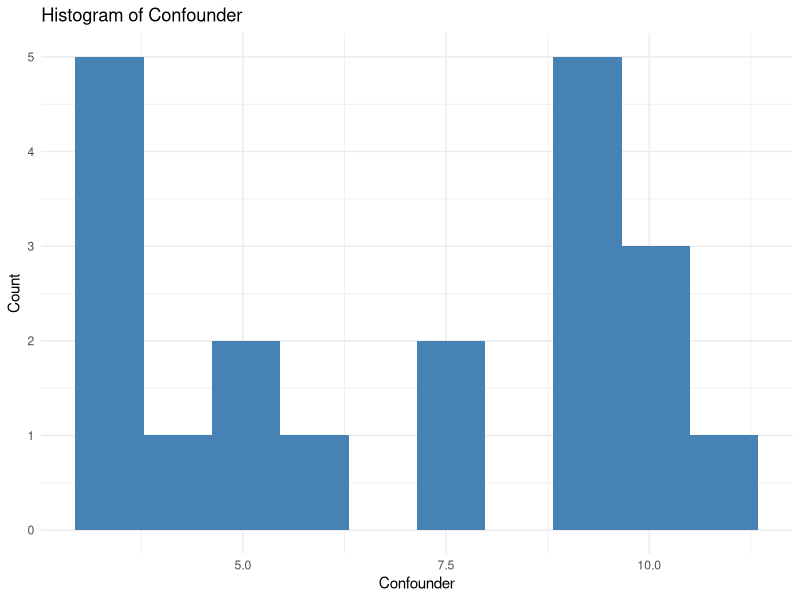
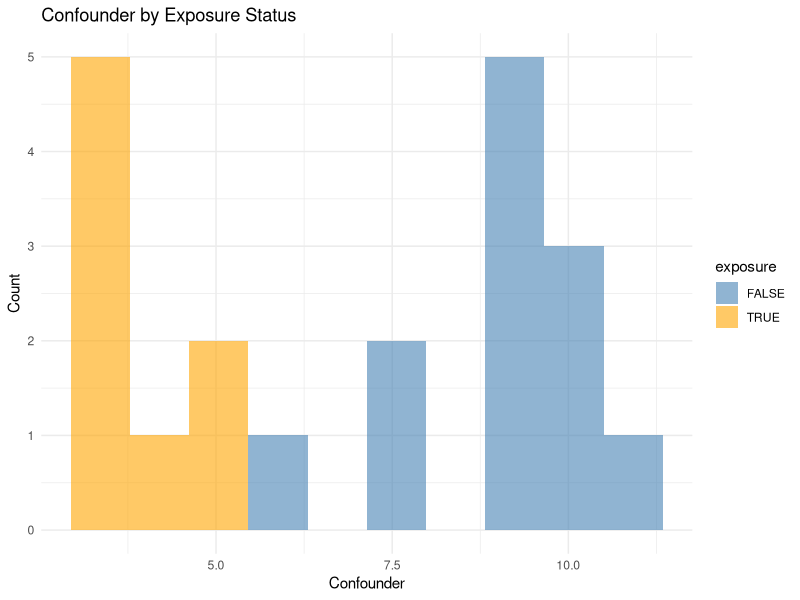

Write the R code that produced these figures, in order.
## ---- chunk 1
#### libraries 
library(ggplot2)
library(tidyverse)
library(dplyr)
library(knitr)
## ---- chunk 2
set.seed(123)

##set number of row 
n <- 20

#create exposure
exposure <- sample(c(TRUE, FALSE), size = n, replace = TRUE, prob = c(0.4, 0.6))

#create outcome
outcome <- sample(c(TRUE, FALSE), size = n, replace = TRUE, prob = c(0.7, 0.3))

#create confounder based on exposure status
confounder <- ifelse(
  exposure,
  rnorm(sum(exposure), mean = 5, sd = 2),
  rnorm(sum(!exposure), mean = 8, sd = 2)
)

#combine into a dataframe
df <- data.frame(exposure, outcome, confounder)

#view entire dataframe
print(df)

# print only frist 5 row using kable
kable(head(df, 5))

#2x2 table
table(df$exposure, df$outcome)

#histogram of confounder
myhist1 <- ggplot(df, aes(x = confounder)) +
  geom_histogram(bins = 10, fill = "steelblue") +
  labs(title = "Histogram of Confounder",
       x = "Confounder",
       y = "Count") +
  theme_minimal()

myhist1 #print plot

#histogram by of confounder stratified by exposure using ggplot2
myhist2 <- ggplot(df, aes(x = confounder, fill = exposure)) +
  geom_histogram(position = "identity", alpha = 0.6, bins = 10) +
  scale_fill_manual(values = c("steelblue", "orange")) + 
  labs(title = "Confounder by Exposure Status",
       x = "Confounder",
       y = "Count") +
  theme_minimal()

myhist2 #print plot


